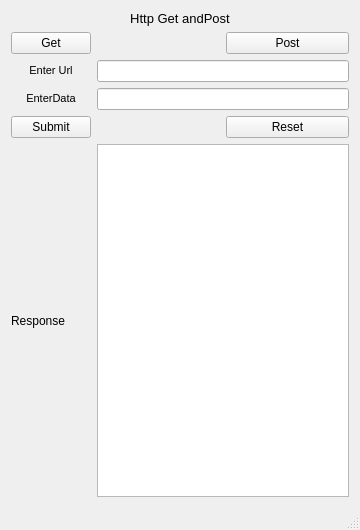
<?xml version="1.0" encoding="UTF-8"?>
<ui version="4.0">
 <class>MainWindow</class>
 <widget class="QMainWindow" name="MainWindow">
  <property name="geometry">
   <rect>
    <x>0</x>
    <y>0</y>
    <width>360</width>
    <height>530</height>
   </rect>
  </property>
  <property name="windowTitle">
   <string>MainWindow</string>
  </property>
  <widget class="QWidget" name="centralWidget">
   <layout class="QVBoxLayout" name="verticalLayout">
    <item>
     <widget class="QLabel" name="label">
      <property name="text">
       <string>&lt;!DOCTYPE HTML PUBLIC &quot;-//W3C//DTD HTML 4.0//EN&quot;
&quot;http://www.w3.org/TR/REC-html40/strict.dtd&quot;&gt;
&lt;html&gt;&lt;head&gt;&lt;meta name=&quot;qrichtext&quot; content=&quot;1&quot; /&gt;&lt;style type=&quot;text/css&quot;&gt; p, li { white-space: pre-wrap; }
&lt;/style&gt;&lt;/head&gt;&lt;body style=&quot; font-family:'MS Shell Dlg 2'; font-size:8.25pt; font-weight:400; font-style:normal;&quot;&gt;
&lt;p align=&quot;center&quot; style=&quot; margin-top:0px; margin-bottom:0px; margin-left:0px; margin-right:0px; -qt-block-indent:0; textindent:0px;&quot;&gt;&lt;span style=&quot; font-size:10pt; fontweight:600;&quot;&gt;Http Get and
Post&lt;/span&gt;&lt;/p&gt;&lt;/body&gt;&lt;/html&gt;</string>
      </property>
     </widget>
    </item>
    <item>
     <layout class="QGridLayout" name="gridLayout">
      <item row="0" column="0">
       <widget class="QPushButton" name="getButton">
        <property name="text">
         <string>Get</string>
        </property>
       </widget>
      </item>
      <item row="0" column="2">
       <widget class="QPushButton" name="postButton">
        <property name="text">
         <string>Post</string>
        </property>
       </widget>
      </item>
      <item row="1" column="0">
       <widget class="QLabel" name="urlLabel">
        <property name="text">
         <string>&lt;!DOCTYPE HTML PUBLIC &quot;-//W3C//DTD HTML 4.0//EN&quot;
&quot;http://www.w3.org/TR/REC-html40/strict.dtd&quot;&gt;
&lt;html&gt;&lt;head&gt;&lt;meta name=&quot;qrichtext&quot; content=&quot;1&quot; /&gt;&lt;style type=&quot;text/css&quot;&gt;
p, li { white-space: pre-wrap; }
&lt;/style&gt;&lt;/head&gt;&lt;body style=&quot; font-family:'MS Shell Dlg 2';
font-size:8.25pt; font-weight:400; font-style:normal;&quot;&gt;
&lt;p align=&quot;center&quot; style=&quot; margin-top:0px; margin-bottom:0px;
margin-left:0px; margin-right:0px; -qt-block-indent:0; text-
indent:0px;&quot;&gt;Enter Url&lt;/p&gt;&lt;/body&gt;&lt;/html&gt;</string>
        </property>
       </widget>
      </item>
      <item row="1" column="1" colspan="2">
       <widget class="QLineEdit" name="urlLine"/>
      </item>
      <item row="2" column="0">
       <widget class="QLabel" name="dataLabel">
        <property name="text">
         <string>&lt;!DOCTYPE HTML PUBLIC &quot;-//W3C//DTD HTML 4.0//EN&quot;
&quot;http://www.w3.org/TR/REC-html40/strict.dtd&quot;&gt;
&lt;html&gt;&lt;head&gt;&lt;meta name=&quot;qrichtext&quot; content=&quot;1&quot; /&gt;&lt;style type=&quot;text/css&quot;&gt; p, li { white-space: pre-wrap; }
&lt;/style&gt;&lt;/head&gt;&lt;body style=&quot; font-family:'MS Shell Dlg 2'; font-size:8.25pt; font-weight:400; font-style:normal;&quot;&gt;
&lt;p align=&quot;center&quot; style=&quot; margin-top:0px; margin-bottom:0px; margin-left:0px; margin-right:0px; -qt-block-indent:0; text-
indent:0px;&quot;&gt;&lt;span style=&quot; font-size:8pt;&quot;&gt;Enter
Data&lt;/span&gt;&lt;/p&gt;&lt;/body&gt;&lt;/html&gt;</string>
        </property>
       </widget>
      </item>
      <item row="2" column="1" colspan="2">
       <widget class="QLineEdit" name="dataLine"/>
      </item>
      <item row="3" column="0">
       <widget class="QPushButton" name="submitButton">
        <property name="text">
         <string>Submit</string>
        </property>
       </widget>
      </item>
      <item row="3" column="2">
       <widget class="QPushButton" name="resetButton">
        <property name="text">
         <string>Reset</string>
        </property>
       </widget>
      </item>
      <item row="4" column="0">
       <widget class="QLabel" name="responseTitleLabel">
        <property name="text">
         <string>Response</string>
        </property>
       </widget>
      </item>
      <item row="4" column="1" colspan="2">
       <widget class="QTextBrowser" name="textBrowser"/>
      </item>
     </layout>
    </item>
   </layout>
  </widget>
  <widget class="QStatusBar" name="statusBar"/>
 </widget>
 <layoutdefault spacing="6" margin="11"/>
 <resources/>
 <connections/>
</ui>
